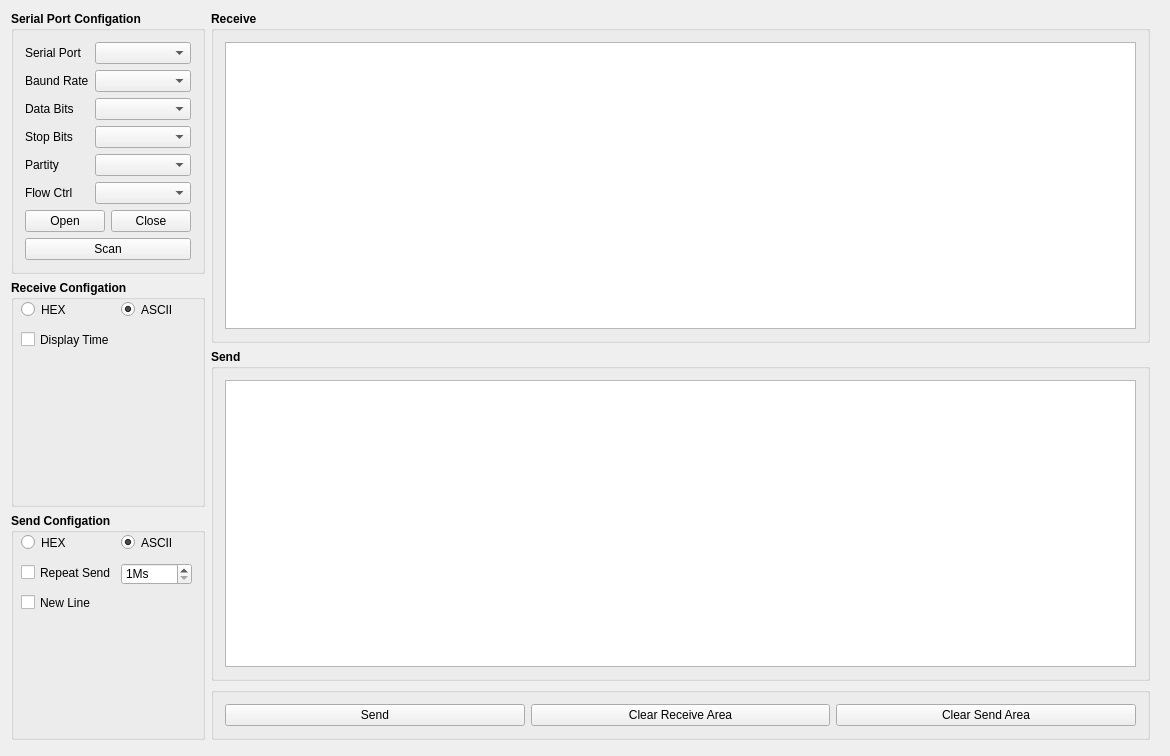
<?xml version="1.0" encoding="UTF-8"?>
<ui version="4.0">
 <class>MainDisplay</class>
 <widget class="QMainWindow" name="MainDisplay">
  <property name="geometry">
   <rect>
    <x>0</x>
    <y>0</y>
    <width>1170</width>
    <height>756</height>
   </rect>
  </property>
  <property name="minimumSize">
   <size>
    <width>1170</width>
    <height>756</height>
   </size>
  </property>
  <property name="maximumSize">
   <size>
    <width>1170</width>
    <height>756</height>
   </size>
  </property>
  <property name="windowTitle">
   <string>MainDisplay</string>
  </property>
  <widget class="QWidget" name="centralWidget">
   <widget class="QWidget" name="horizontalLayoutWidget">
    <property name="geometry">
     <rect>
      <x>0</x>
      <y>0</y>
      <width>1161</width>
      <height>751</height>
     </rect>
    </property>
    <layout class="QHBoxLayout" name="horizontalLayout_2">
     <item>
      <layout class="QVBoxLayout" name="verticalLayout_4">
       <item>
        <widget class="QGroupBox" name="groupBox_2">
         <property name="font">
          <font>
           <weight>75</weight>
           <bold>true</bold>
          </font>
         </property>
         <property name="title">
          <string>Serial Port Configation</string>
         </property>
         <layout class="QGridLayout" name="gridLayout">
          <item row="0" column="0">
           <layout class="QVBoxLayout" name="verticalLayout_3">
            <item>
             <layout class="QFormLayout" name="formLayout">
              <item row="0" column="0">
               <layout class="QVBoxLayout" name="verticalLayout_2">
                <item>
                 <widget class="QLabel" name="label_2">
                  <property name="font">
                   <font>
                    <weight>50</weight>
                    <bold>false</bold>
                   </font>
                  </property>
                  <property name="text">
                   <string>Serial Port</string>
                  </property>
                 </widget>
                </item>
                <item>
                 <widget class="QLabel" name="label_3">
                  <property name="font">
                   <font>
                    <weight>50</weight>
                    <bold>false</bold>
                   </font>
                  </property>
                  <property name="text">
                   <string>Baund Rate</string>
                  </property>
                 </widget>
                </item>
                <item>
                 <widget class="QLabel" name="label_4">
                  <property name="font">
                   <font>
                    <weight>50</weight>
                    <bold>false</bold>
                   </font>
                  </property>
                  <property name="text">
                   <string>Data Bits</string>
                  </property>
                 </widget>
                </item>
                <item>
                 <widget class="QLabel" name="label_5">
                  <property name="font">
                   <font>
                    <weight>50</weight>
                    <bold>false</bold>
                   </font>
                  </property>
                  <property name="text">
                   <string>Stop Bits</string>
                  </property>
                 </widget>
                </item>
                <item>
                 <widget class="QLabel" name="label_6">
                  <property name="font">
                   <font>
                    <weight>50</weight>
                    <bold>false</bold>
                   </font>
                  </property>
                  <property name="text">
                   <string>Partity</string>
                  </property>
                 </widget>
                </item>
                <item>
                 <widget class="QLabel" name="label_15">
                  <property name="font">
                   <font>
                    <weight>50</weight>
                    <bold>false</bold>
                   </font>
                  </property>
                  <property name="text">
                   <string>Flow Ctrl</string>
                  </property>
                 </widget>
                </item>
               </layout>
              </item>
              <item row="0" column="1">
               <layout class="QVBoxLayout" name="verticalLayout">
                <item>
                 <widget class="QComboBox" name="boxPortNum">
                  <property name="enabled">
                   <bool>true</bool>
                  </property>
                  <property name="font">
                   <font>
                    <weight>50</weight>
                    <bold>false</bold>
                   </font>
                  </property>
                 </widget>
                </item>
                <item>
                 <widget class="QComboBox" name="boxBaundRate">
                  <property name="font">
                   <font>
                    <weight>50</weight>
                    <bold>false</bold>
                   </font>
                  </property>
                 </widget>
                </item>
                <item>
                 <widget class="QComboBox" name="boxDataBits">
                  <property name="font">
                   <font>
                    <weight>50</weight>
                    <bold>false</bold>
                   </font>
                  </property>
                 </widget>
                </item>
                <item>
                 <widget class="QComboBox" name="boxStopBits">
                  <property name="font">
                   <font>
                    <weight>50</weight>
                    <bold>false</bold>
                   </font>
                  </property>
                 </widget>
                </item>
                <item>
                 <widget class="QComboBox" name="boxPartity">
                  <property name="font">
                   <font>
                    <weight>50</weight>
                    <bold>false</bold>
                   </font>
                  </property>
                 </widget>
                </item>
                <item>
                 <widget class="QComboBox" name="boxFlowCtrl">
                  <property name="font">
                   <font>
                    <weight>50</weight>
                    <bold>false</bold>
                   </font>
                  </property>
                 </widget>
                </item>
               </layout>
              </item>
             </layout>
            </item>
            <item>
             <layout class="QHBoxLayout" name="horizontalLayout">
              <item>
               <widget class="QPushButton" name="btnOpen">
                <property name="font">
                 <font>
                  <weight>50</weight>
                  <bold>false</bold>
                 </font>
                </property>
                <property name="text">
                 <string>Open</string>
                </property>
               </widget>
              </item>
              <item>
               <widget class="QPushButton" name="btnClose">
                <property name="font">
                 <font>
                  <weight>50</weight>
                  <bold>false</bold>
                 </font>
                </property>
                <property name="text">
                 <string>Close</string>
                </property>
               </widget>
              </item>
             </layout>
            </item>
            <item>
             <widget class="QPushButton" name="btnScan">
              <property name="font">
               <font>
                <weight>50</weight>
                <bold>false</bold>
               </font>
              </property>
              <property name="text">
               <string>Scan</string>
              </property>
             </widget>
            </item>
           </layout>
          </item>
         </layout>
         <zorder></zorder>
        </widget>
       </item>
       <item>
        <widget class="QGroupBox" name="groupBox_3">
         <property name="font">
          <font>
           <weight>75</weight>
           <bold>true</bold>
          </font>
         </property>
         <property name="title">
          <string>Receive Configation</string>
         </property>
         <widget class="QRadioButton" name="radioBtnRevHex">
          <property name="geometry">
           <rect>
            <x>10</x>
            <y>20</y>
            <width>61</width>
            <height>19</height>
           </rect>
          </property>
          <property name="font">
           <font>
            <weight>50</weight>
            <bold>false</bold>
           </font>
          </property>
          <property name="text">
           <string>HEX</string>
          </property>
         </widget>
         <widget class="QRadioButton" name="radioBtnRevAscii">
          <property name="geometry">
           <rect>
            <x>110</x>
            <y>20</y>
            <width>51</width>
            <height>19</height>
           </rect>
          </property>
          <property name="font">
           <font>
            <weight>50</weight>
            <bold>false</bold>
           </font>
          </property>
          <property name="text">
           <string>ASCII</string>
          </property>
          <property name="checked">
           <bool>true</bool>
          </property>
         </widget>
         <widget class="QCheckBox" name="chkBoxRevDisplayTime">
          <property name="geometry">
           <rect>
            <x>10</x>
            <y>50</y>
            <width>151</width>
            <height>19</height>
           </rect>
          </property>
          <property name="font">
           <font>
            <weight>50</weight>
            <bold>false</bold>
           </font>
          </property>
          <property name="text">
           <string>Display Time</string>
          </property>
         </widget>
        </widget>
       </item>
       <item>
        <widget class="QGroupBox" name="groupBox_4">
         <property name="font">
          <font>
           <weight>75</weight>
           <bold>true</bold>
          </font>
         </property>
         <property name="title">
          <string>Send Configation</string>
         </property>
         <widget class="QRadioButton" name="radioBtnSendHex">
          <property name="geometry">
           <rect>
            <x>10</x>
            <y>20</y>
            <width>61</width>
            <height>19</height>
           </rect>
          </property>
          <property name="font">
           <font>
            <weight>50</weight>
            <bold>false</bold>
           </font>
          </property>
          <property name="text">
           <string>HEX</string>
          </property>
         </widget>
         <widget class="QRadioButton" name="radioBtnSendAscii">
          <property name="geometry">
           <rect>
            <x>110</x>
            <y>20</y>
            <width>51</width>
            <height>19</height>
           </rect>
          </property>
          <property name="font">
           <font>
            <weight>50</weight>
            <bold>false</bold>
           </font>
          </property>
          <property name="text">
           <string>ASCII</string>
          </property>
          <property name="checked">
           <bool>true</bool>
          </property>
         </widget>
         <widget class="QCheckBox" name="chkBoxRepeatSend">
          <property name="geometry">
           <rect>
            <x>10</x>
            <y>50</y>
            <width>121</width>
            <height>19</height>
           </rect>
          </property>
          <property name="font">
           <font>
            <weight>50</weight>
            <bold>false</bold>
           </font>
          </property>
          <property name="text">
           <string>Repeat Send</string>
          </property>
         </widget>
         <widget class="QCheckBox" name="chkBoxNewLine">
          <property name="geometry">
           <rect>
            <x>10</x>
            <y>80</y>
            <width>101</width>
            <height>19</height>
           </rect>
          </property>
          <property name="font">
           <font>
            <weight>50</weight>
            <bold>false</bold>
           </font>
          </property>
          <property name="text">
           <string>New Line</string>
          </property>
         </widget>
         <widget class="QSpinBox" name="spinBoxRepatSendTime">
          <property name="geometry">
           <rect>
            <x>110</x>
            <y>50</y>
            <width>71</width>
            <height>22</height>
           </rect>
          </property>
          <property name="font">
           <font>
            <weight>50</weight>
            <bold>false</bold>
           </font>
          </property>
          <property name="suffix">
           <string>Ms</string>
          </property>
          <property name="prefix">
           <string/>
          </property>
          <property name="minimum">
           <number>1</number>
          </property>
          <property name="maximum">
           <number>9999</number>
          </property>
         </widget>
        </widget>
       </item>
      </layout>
     </item>
     <item>
      <layout class="QVBoxLayout" name="verticalLayout_6">
       <item>
        <layout class="QVBoxLayout" name="verticalLayout_5">
         <item>
          <widget class="QGroupBox" name="groupBox_5">
           <property name="font">
            <font>
             <weight>75</weight>
             <bold>true</bold>
            </font>
           </property>
           <property name="title">
            <string>Receive</string>
           </property>
           <layout class="QGridLayout" name="gridLayout_2">
            <item row="0" column="0">
             <widget class="QTextEdit" name="textEditRev">
              <property name="font">
               <font>
                <weight>50</weight>
                <bold>false</bold>
               </font>
              </property>
             </widget>
            </item>
           </layout>
          </widget>
         </item>
         <item>
          <widget class="QGroupBox" name="groupBox_6">
           <property name="font">
            <font>
             <weight>75</weight>
             <bold>true</bold>
            </font>
           </property>
           <property name="title">
            <string>Send</string>
           </property>
           <layout class="QGridLayout" name="gridLayout_3">
            <item row="0" column="0">
             <widget class="QTextEdit" name="textEditSend">
              <property name="font">
               <font>
                <weight>50</weight>
                <bold>false</bold>
               </font>
              </property>
             </widget>
            </item>
           </layout>
          </widget>
         </item>
        </layout>
       </item>
       <item>
        <widget class="QGroupBox" name="groupBox_7">
         <property name="title">
          <string/>
         </property>
         <layout class="QGridLayout" name="gridLayout_4">
          <item row="0" column="0">
           <widget class="QPushButton" name="btnSend">
            <property name="text">
             <string>Send</string>
            </property>
           </widget>
          </item>
          <item row="0" column="1">
           <widget class="QPushButton" name="btnClearRev">
            <property name="text">
             <string>Clear Receive Area</string>
            </property>
           </widget>
          </item>
          <item row="0" column="2">
           <widget class="QPushButton" name="btnClearSend">
            <property name="text">
             <string>Clear Send Area</string>
            </property>
           </widget>
          </item>
         </layout>
        </widget>
       </item>
      </layout>
     </item>
    </layout>
   </widget>
  </widget>
 </widget>
 <layoutdefault spacing="6" margin="11"/>
 <resources/>
 <connections/>
</ui>
